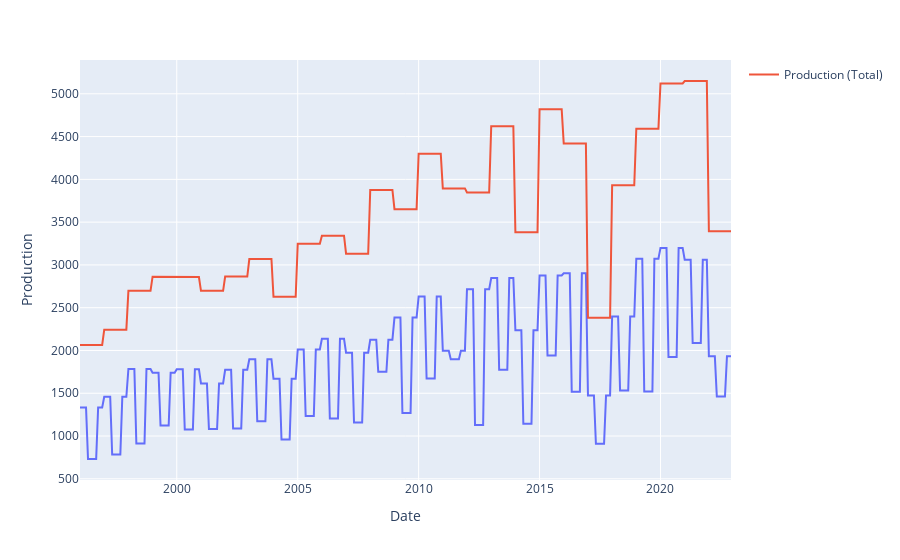

The code cell stored with this chart in its notebook:
### Code cell
# Create Line plot
fig = px.line(df, x='Date', y='Production')
fig.add_scatter(x=df['Date'], y=df['Production (Total)'], name='Production (Total)')

# Add legend
fig.update_layout(showlegend=True)

# Display the plot
fig.show()

### Figure 1 — Plotly figure (JSON) as saved in the notebook; plotly's stock layout.template omitted (floating-point values rounded to 4 significant figures; data arrays with more than 128 entries replaced by an {"elided": "..."} marker saying what was removed)
{"data": [{"hovertemplate": "Date=%{x}<br>Production=%{y}<extra></extra>", "legendgroup": "", "line": {"color": "#636efa", "dash": "solid"}, "marker": {"symbol": "circle"}, "mode": "lines", "name": "", "orientation": "v", "showlegend": false, "x": {"elided": "324 str values"}, "xaxis": "x", "y": {"elided": "324 float values"}, "yaxis": "y", "type": "scatter"}, {"name": "Production (Total)", "x": {"elided": "324 str values"}, "y": {"elided": "324 float values"}, "type": "scatter"}], "layout": {"xaxis": {"anchor": "y", "domain": [0.0, 1.0], "title": {"text": "Date"}}, "yaxis": {"anchor": "x", "domain": [0.0, 1.0], "title": {"text": "Production"}}, "legend": {"tracegroupgap": 0}, "margin": {"t": 60}, "showlegend": true}}
